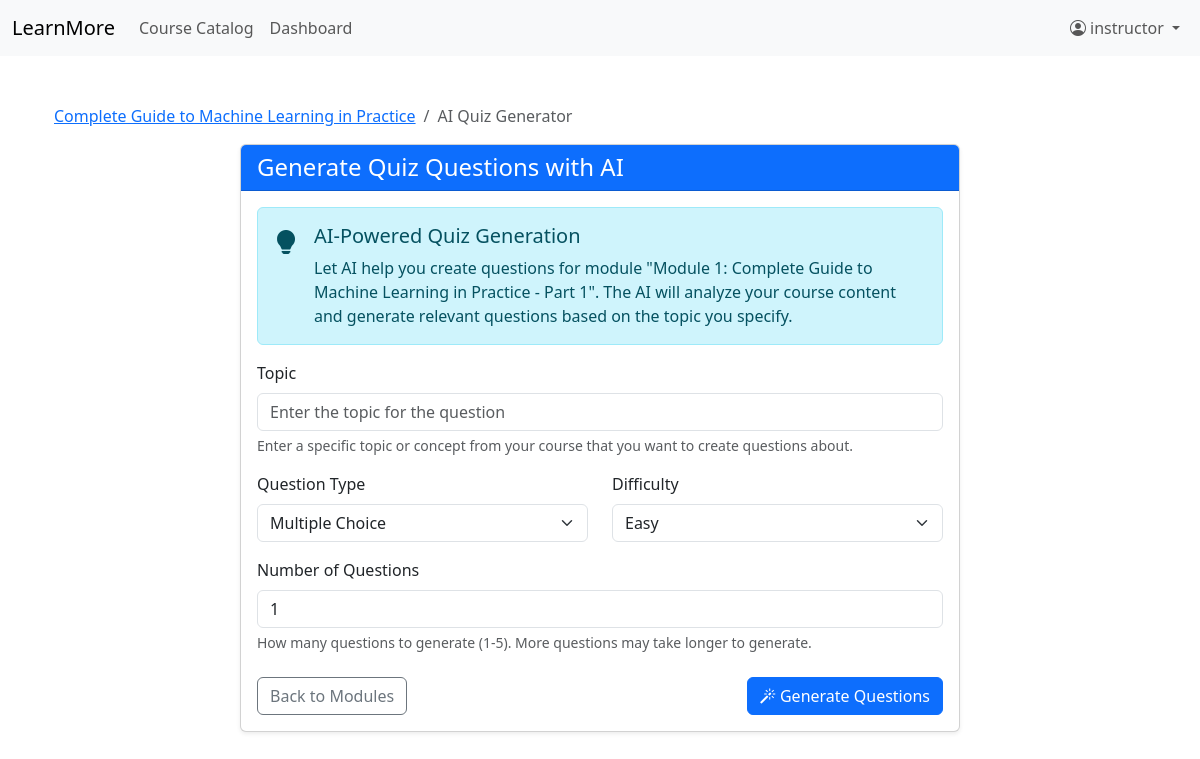
/ai/module/2202/generate-questions/ (signed in), run on the app's committed database.
### coursesapp/models.py (models this page shows, shortened)
class Course(models.Model):
    title = models.CharField(max_length=200)
    slug = models.SlugField(unique=True)
    description = models.TextField()
    instructor = models.ForeignKey(get_user_model(), on_delete=models.CASCADE, related_name='courses')
    categories = models.ManyToManyField(Category, related_name='courses')
    difficulty = models.PositiveIntegerField(default=100)
    duration = models.CharField(max_length=50, help_text='e.g. 8 weeks, 10 hours')
    is_public = models.BooleanField(default=True)
    is_published = models.BooleanField(default=False)
    created_at = models.DateTimeField(auto_now_add=True)

class Module(models.Model):
    course = models.ForeignKey(Course, related_name='modules', on_delete=models.CASCADE)
    title = models.CharField(max_length=200)
    description = models.TextField(blank=True)
    order = models.PositiveIntegerField(default=0)
    content = models.TextField(blank=True, help_text="HTML content for this module")
    class Meta:
        ordering = ['order']

### aitutorapp/views.py (the view)
# urls.py: path('module/<int:module_id>/generate-questions/', views.generate_quiz_question_view, name='generate_quiz_question'),
@login_required
def generate_quiz_question_view(request, module_id):
    module = get_object_or_404(Module, id=module_id)
    course = module.course
    if request.user != course.instructor:
        messages.error(request, "You don't have permission to access this page.")
        return redirect('course_detail', course.slug)
    course_ai_settings = get_object_or_404(CourseAISettings, course=course)
    if not course_ai_settings.is_enabled_for_instructors:
        messages.warning(request, "The AI tutor is currently disabled for instructors in this course.")
        return redirect('edit_modules', course.slug)
    if request.method == 'POST':
        form = QuizQuestionGeneratorForm(request.POST)
        if form.is_valid():
            question_type = form.cleaned_data['question_type']
            topic = form.cleaned_data['topic']
            difficulty = form.cleaned_data['difficulty']
            number_of_questions = form.cleaned_data['number_of_questions']
            result = generate_quiz_questions(
                course.id,
                question_type,
                topic,
                difficulty,
                number_of_questions
            )
            if result['status'] == 'success':
                return render(request, 'aitutorapp/generated_questions.html', {
                    'questions': result['questions'],
                    'module': module,
                    'course': course
                })
            else:
                messages.error(request, result['message'])
    else:
        form = QuizQuestionGeneratorForm()
    context = {
        'form': form,
        'module': module,
        'course': course
    }
    return render(request, 'aitutorapp/generate_questions.html', context)

### aitutorapp/forms.py
class QuizQuestionGeneratorForm(forms.Form):
    question_type = forms.ChoiceField(
        choices=[
            ('multiple_choice', 'Multiple Choice'),
            ('true_false', 'True/False'),
            ('short_answer', 'Short Answer')
        ],
        widget=forms.Select(attrs={'class': 'form-select'})
    )
    topic = forms.CharField(
        max_length=255,
        widget=forms.TextInput(attrs={'class': 'form-control',
                                    'placeholder': 'Enter the topic for the question'})
    )
    difficulty = forms.ChoiceField(
        choices=[
            ('easy', 'Easy'),
            ('medium', 'Medium'),
            ('hard', 'Hard')
        ],
        widget=forms.Select(attrs={'class': 'form-select'})
    )
    number_of_questions = forms.IntegerField(
        min_value=1,
        max_value=5,
        initial=1,
        widget=forms.NumberInput(attrs={'class': 'form-control'})
    )

### aitutorapp/templates/aitutorapp/generate_questions.html (shortened to what this page needs)
{% extends 'base.html' %}
{% load static %}
{% block content %}
<div class="container py-4">
    <nav aria-label="breadcrumb">
        <ol class="breadcrumb">
            <li class="breadcrumb-item"><a href="{% url 'course_detail' course.slug %}">{{ course.title }}</a></li>
            <li class="breadcrumb-item active" aria-current="page">AI Quiz Generator</li>
        </ol>
    </nav>
    <div class="row">
        <div class="col-lg-8 offset-lg-2">
            <div class="card shadow-sm">
                <div class="card-header bg-primary text-white">
                    <h1 class="h4 mb-0">Generate Quiz Questions with AI</h1>
                </div>
                <div class="card-body">
                    <div class="alert alert-info">
                        <div class="d-flex">
                            <div class="me-3">
                                <i class="bi bi-lightbulb-fill fs-4"></i>
                            </div>
                            <div>
                                <h5 class="alert-heading">AI-Powered Quiz Generation</h5>
                                <p class="mb-0">
                                    Let AI help you create questions for module "{{ module.title }}".
                                    The AI will analyze your course content and generate relevant questions
                                    based on the topic you specify.
                                </p>
                            </div>
                        </div>
                    </div>
                    <form method="post">
                        <div class="mb-3">
                            <label for="{{ form.topic.id_for_label }}" class="form-label">Topic</label>
                            {{ form.topic }}
                            <div class="form-text">Enter a specific topic or concept from your course that you want to create questions about.</div>
                        </div>
                        <div class="row">
                            <div class="col-md-6">
                                <div class="mb-3">
                                    <label for="{{ form.question_type.id_for_label }}" class="form-label">Question Type</label>
                                    {{ form.question_type }}
                                </div>
                            </div>
                            <div class="col-md-6">
                                <div class="mb-3">
                                    <label for="{{ form.difficulty.id_for_label }}" class="form-label">Difficulty</label>
                                    {{ form.difficulty }}
                                </div>
                            </div>
                        </div>
                        <div class="mb-3">
                            <label for="{{ form.number_of_questions.id_for_label }}" class="form-label">Number of Questions</label>
                            {{ form.number_of_questions }}
                            <div class="form-text">How many questions to generate (1-5). More questions may take longer to generate.</div>
                        </div>
                        <div class="d-flex justify-content-between mt-4">
                            <a href="{% url 'edit_modules' course.slug %}" class="btn btn-outline-secondary">Back to Modules</a>
                            <button type="submit" class="btn btn-primary">
                                <i class="bi bi-magic"></i> Generate Questions
                            </button>
                        </div>
                    </form>
                </div>
            </div>
        </div>
    </div>
</div>
{% endblock %}

### templates/base.html (shortened to what this page needs)
<!DOCTYPE html>
<html lang="en">
<head>
    <link href="https://cdn.jsdelivr.net/npm/bootstrap@5.3.0-alpha1/dist/css/bootstrap.min.css" rel="stylesheet">
    <link rel="stylesheet" href="https://cdn.jsdelivr.net/npm/bootstrap-icons@1.10.0/font/bootstrap-icons.css">
</head>
<body>
<nav class="navbar navbar-expand-lg navbar-light bg-light mb-4">
    <div class="container-fluid">
        <a class="navbar-brand" href="/learnmore/courses/">LearnMore</a>
        <div class="collapse navbar-collapse" id="navbarNav">
            <ul class="navbar-nav me-auto mb-2 mb-lg-0">
                <li class="nav-item">
                    <a class="nav-link" href="/learnmore/courses/">Course Catalog</a>
                </li>
                {% if user.is_authenticated %}
                <li class="nav-item">
                    {% if user.is_staff %}
                    <a class="nav-link" href="/learnmore/instructors/dashboard/">Dashboard</a>
                    {% else %}
                    <a class="nav-link" href="/learnmore/students/dashboard/">Dashboard</a>
                    {% endif %}
                </li>
                {% endif %}
            </ul>
            <ul class="navbar-nav ms-auto">
                {% if user.is_authenticated %}
                <li class="nav-item dropdown">
                    <a class="nav-link dropdown-toggle" href="#" id="navbarDropdown" role="button" data-bs-toggle="dropdown" aria-expanded="false">
                        <i class="bi bi-person-circle me-1"></i>{{ user.get_full_name|default:user.username }}
                    </a>
                </li>
                {% endif %}
            </ul>
        </div>
    </div>
</nav>
{% block container_start %}<div class="container">{% endblock %}
    {% block content %}{% endblock %}
{% block container_end %}</div>{% endblock %}
</body>
</html>

### data on the page
Course: title "Complete Guide to Machine Learning in Practice"
Module: title "Module 1: Complete Guide to Machine Learning in Practice - Part 1"

### other printed values
{{ user.get_full_name|default:user.username }} "instructor"
